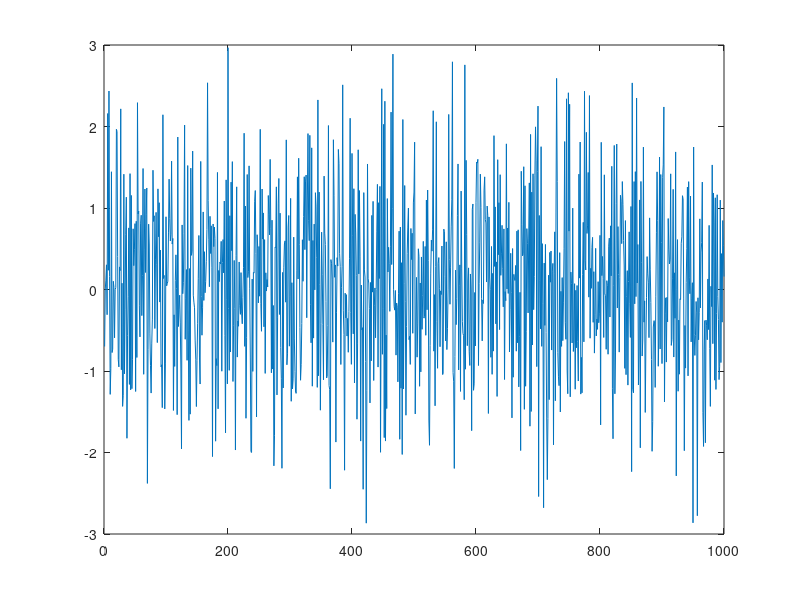

Source code (MATLAB):
clear;clc;close all;

signoise = 1;
count = 0;
for I = 1:1000
    X = signoise*randn;
    count = count + 1;
    arrayI(count) = I;
    arrayX(count) = X;
end
output = [arrayI',arrayX'];
disp ' simulation finished'

plot(arrayI,arrayX)